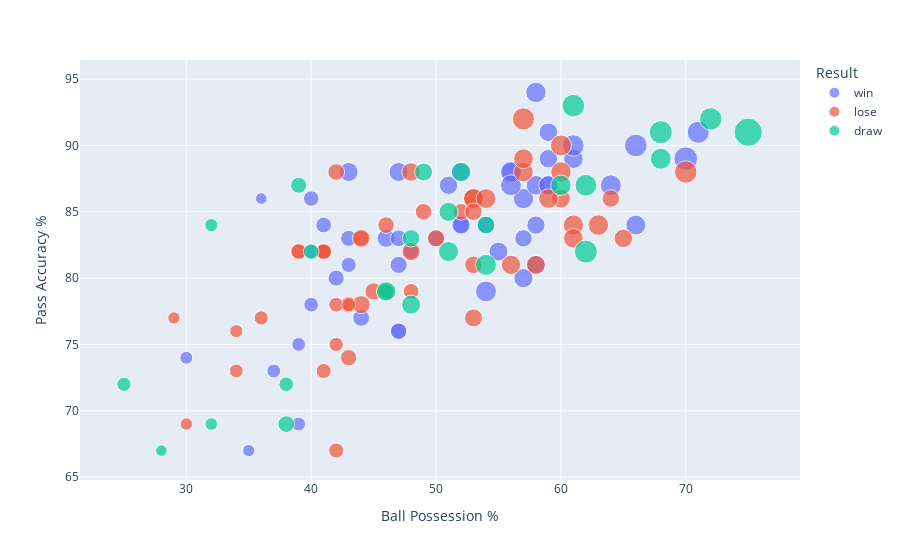

Write notebook code for a chart like this one.
### Code cell
# Bubble chart setting marker size and color with match results
fig = px.scatter(df, x="Ball Possession %", y="Pass Accuracy %", color="Result", size="Passes", hover_name="Team")
fig.show()

### Figure 1 — Plotly figure (JSON) as saved in the notebook; plotly's stock layout.template omitted (floating-point values rounded to 4 significant figures)
{"data": [{"hovertemplate": "<b>%{hovertext}</b><br><br>Result=win<br>Ball Possession %=%{x}<br>Pass Accuracy %=%{y}<br>Passes=%{marker.size}<extra></extra>", "hovertext": ["Russia", "Uruguay", "Iran", "France", "Denmark", "Croatia", "Serbia", "Mexico", "Sweden", "Belgium", "England", "Japan", "Senegal", "Russia", "Portugal", "Uruguay", "Spain", "France", "Croatia", "Brazil", "Nigeria", "Switzerland", "Belgium", "Mexico", "Germany", "England", "Colombia", "Uruguay", "Saudi Arabia", "Peru", "Argentina", "Croatia", "Korea Republic", "Sweden", "Brazil", "Poland", "Colombia", "Tunisia", "Belgium", "France", "Uruguay", "Brazil", "Belgium", "Sweden", "France", "Belgium", "England", "France", "Croatia", "Belgium", "France"], "legendgroup": "win", "marker": {"color": "#636efa", "size": [306, 589, 194, 484, 342, 462, 392, 281, 417, 544, 492, 565, 328, 380, 387, 521, 805, 405, 372, 732, 473, 547, 468, 485, 699, 593, 514, 492, 655, 418, 565, 524, 237, 212, 631, 462, 431, 626, 556, 351, 269, 398, 621, 271, 524, 370, 525, 342, 622, 510, 271], "sizemode": "area", "sizeref": 2.842, "symbol": "circle"}, "mode": "markers", "name": "win", "orientation": "v", "showlegend": true, "type": "scatter", "x": [40, 57, 36, 51, 48, 54, 50, 40, 52, 61, 59, 59, 43, 47, 47, 47, 70, 44, 42, 66, 58, 58, 52, 59, 71, 58, 55, 56, 61, 47, 66, 59, 30, 35, 56, 46, 57, 64, 52, 41, 39, 47, 56, 37, 58, 43, 57, 40, 54, 43, 39], "xaxis": "x", "y": [78, 86, 86, 87, 82, 84, 83, 82, 84, 89, 91, 87, 81, 76, 76, 88, 89, 77, 80, 90, 84, 87, 84, 89, 91, 94, 82, 88, 90, 81, 84, 87, 74, 67, 88, 83, 83, 87, 88, 84, 69, 83, 87, 73, 81, 83, 80, 86, 79, 88, 75], "yaxis": "y"}, {"hovertemplate": "<b>%{hovertext}</b><br><br>Result=lose<br>Ball Possession %=%{x}<br>Pass Accuracy %=%{y}<br>Passes=%{marker.size}<extra></extra>", "hovertext": ["Saudi Arabia", "Egypt", "Morocco", "Australia", "Peru", "Nigeria", "Costa Rica", "Germany", "Korea Republic", "Panama", "Tunisia", "Colombia", "Poland", "Egypt", "Morocco", "Saudi Arabia", "Iran", "Peru", "Argentina", "Costa Rica", "Iceland", "Serbia", "Tunisia", "Korea Republic", "Sweden", "Panama", "Poland", "Russia", "Egypt", "Australia", "Nigeria", "Iceland", "Germany", "Mexico", "Serbia", "Japan", "Senegal", "Panama", "England", "Argentina", "Portugal", "Mexico", "Japan", "Switzerland", "Uruguay", "Brazil", "Sweden", "Belgium", "England", "England", "Croatia"], "legendgroup": "lose", "marker": {"color": "#EF553B", "size": [511, 395, 433, 390, 394, 388, 428, 595, 351, 317, 326, 352, 552, 438, 466, 590, 219, 532, 505, 271, 291, 309, 477, 346, 213, 398, 424, 355, 357, 555, 244, 324, 719, 487, 467, 557, 281, 284, 484, 547, 583, 424, 453, 599, 322, 557, 379, 629, 479, 698, 547], "sizemode": "area", "sizeref": 2.842, "symbol": "circle"}, "mode": "markers", "name": "lose", "orientation": "v", "showlegend": true, "type": "scatter", "x": [60, 43, 64, 49, 52, 46, 50, 60, 48, 39, 41, 41, 57, 53, 53, 53, 30, 56, 58, 34, 42, 42, 48, 41, 29, 42, 45, 44, 39, 53, 34, 41, 70, 65, 44, 54, 43, 36, 48, 59, 61, 53, 44, 63, 42, 57, 43, 60, 46, 57, 61], "xaxis": "x", "y": [86, 78, 86, 85, 85, 84, 83, 88, 79, 82, 82, 82, 88, 81, 77, 86, 69, 81, 81, 73, 75, 78, 82, 82, 77, 88, 79, 83, 82, 86, 76, 73, 88, 83, 78, 86, 78, 77, 88, 86, 84, 85, 83, 84, 67, 89, 74, 90, 79, 92, 83], "yaxis": "y"}, {"hovertemplate": "<b>%{hovertext}</b><br><br>Result=draw<br>Ball Possession %=%{x}<br>Pass Accuracy %=%{y}<br>Passes=%{marker.size}<extra></extra>", "hovertext": ["Portugal", "Spain", "Argentina", "Iceland", "Brazil", "Switzerland", "Denmark", "Australia", "Japan", "Senegal", "Spain", "Morocco", "Iran", "Portugal", "Denmark", "France", "Switzerland", "Costa Rica", "Spain", "Russia", "Croatia", "Denmark", "Colombia", "England", "Russia", "Croatia"], "legendgroup": "draw", "marker": {"color": "#00cc96", "size": [366, 727, 718, 189, 521, 436, 458, 520, 449, 338, 762, 247, 226, 619, 305, 669, 594, 348, 1137, 284, 626, 539, 516, 571, 399, 753], "sizemode": "area", "sizeref": 2.842, "symbol": "circle"}, "mode": "markers", "name": "draw", "orientation": "v", "showlegend": true, "type": "scatter", "x": [39, 61, 72, 28, 52, 48, 49, 51, 54, 46, 68, 32, 32, 68, 38, 62, 60, 40, 75, 25, 54, 46, 48, 51, 38, 62], "xaxis": "x", "y": [87, 93, 92, 67, 88, 83, 88, 85, 84, 79, 91, 84, 69, 89, 72, 87, 87, 82, 91, 72, 81, 79, 78, 82, 69, 82], "yaxis": "y"}], "layout": {"legend": {"itemsizing": "constant", "title": {"text": "Result"}, "tracegroupgap": 0}, "margin": {"t": 60}, "xaxis": {"anchor": "y", "domain": [0, 1], "title": {"text": "Ball Possession %"}}, "yaxis": {"anchor": "x", "domain": [0, 1], "title": {"text": "Pass Accuracy %"}}}}
